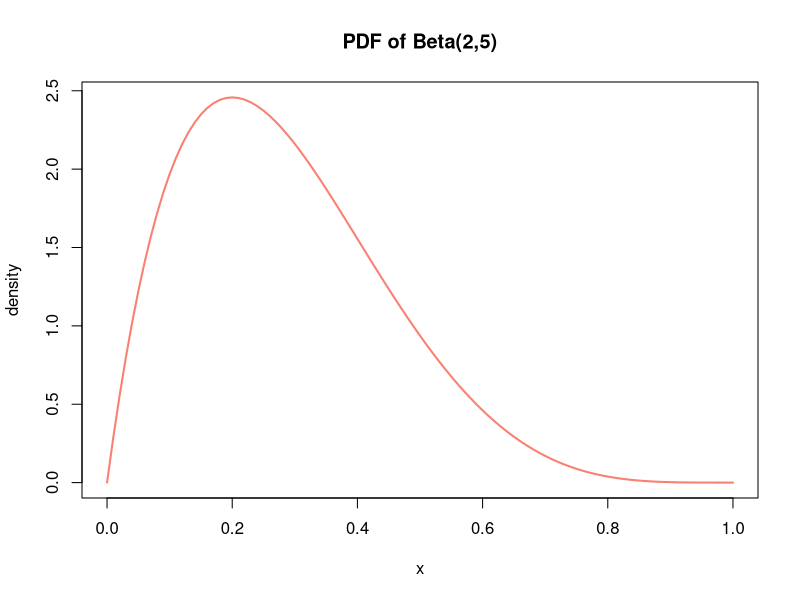

The R script that drew this image: (Note: this script raises an error after producing the figure.)
## ---- chunk 1
knitr::opts_chunk$set(echo = TRUE)

## ---- chunk 2
#plot the density distribution of beta with alfa = 2 and beta = 5
curve(dbeta(x,  2, 5), col = "salmon", xlim = c(0,1), ylab = "density", main="PDF of Beta(2,5)", lwd = 2)
## ---- chunk 3
probab <- function(d, a = 2, b = 5){
  
  #length of the bin
  h = (1/d)
  
  #cumulative sum of h. It's useful because consecutive elements represent    the extremes of integrals to compute each element.
  #for example first integral will be computed between 0 and h
  #second integral will be computed between h and 2h
  h_1 = c(0, rep(h, d))
  h_1 <- cumsum(h_1)
  
  #initialization of the vector of probabilities 
  probi = c(length(d))
  
  for (i in 1:d){
    #actually instead of compute a real integral I exploit cdf function         pbeta and I make the difference between two pbeta computed in two           consecutive h. 
    probi[i] <- pbeta(h_1[i+1],a,b) - pbeta(h_1[i],a,b)
  }
    return(probi)
  }
#I want to make some checks
t <- probab(10^4)

#the sum of the vector of probabilities must be 1
sum(t)

#each element must not be smaller than zero
any(t[t<0])

#I want to see where is located the max 
#0.2 is the x where the density reaches its peak
which.max(t)*(1/10^4)

#I want to see where is the mean of the vector of probabilities
mean(t)
## ---- chunk 4
#number of simulation runs in each simulation
M <- 1

simulation <- function(p, d, n, eps){
  
  #input of the function are:
  #p: the size of the projection,
  #eps: tolerance 
  #n: number of steps
  #d: alphabet size
  
  #initialization of x: it has length d.  
  x <- vector(mode = "integer", length = d)
  
  #raw stream, sampling uniformly from 1 to d 
  D_n <- sample(1:d, n, replace = T, prob = probab(d))
  
  for (i in D_n){
    
    #update sequentially of the frequency vector 
    x[i] <- x[i] + 1 
  }
  
#norm 2 of the frequency vector
  norm_x <- norm(x, type ="2")
  
  #initialize the number of runs that confirm JL lemma
  #counts is the output of the function
  counts <- 0
  
  for (r in 1:M){
    
    #compute matrix L, one for each simulation 
    L <- matrix(rnorm(p*d, 0, sd = sqrt(1/p)), nrow = p, ncol = d)
    
    #initialize the vector y that has dimension p
    y <- vector(mode = "double", length = p)
    
    for (k in 1:n){ #k is the step
      
      #update the vector y adding the corresponding index at k-th step
      y <- y + L[,D_n[k]]
    }
    
    #norm 2 of y
    norm_y <- norm(y, type = "2")
    
    #check the value of the norm of y if it respects JL lemma
    if ((norm_y> (1-eps) * norm_x) & (norm_y < (1+eps) * norm_x)){
    counts <- counts + 1 
    }
  }
  
  #how many times in M simulation norm of y respect the condition
  return (counts)
}

## ---- chunk 5
#Decision of the parameters. 
# nine different simulation
d <- c(10^4, 10^4, 10^5, 10^5, 10^5, 10^5, 10^5, 10^5, 10^5)

n <- c(10^3, 10^3, 10^4, 10^4, 10^4, 10^4, 10^4, 10^4, 10^4)

eps <- c(0.1, 0.2, 0.1, 0.1, 0.1, 0.1, 0.060012, 0.079979, 0.120096)

#we have used the function round because p must be an integer
#if I write 3/eps[5]^2 so 3/0.1^2 it gives me back a warning, I do not know why
p <- c(round(1/eps[1]^2), round(log(54)/eps[2]^2), round(log(4)/eps[3]^2),round(log(10)/eps[4]^2), 300,round(log(n[6])/eps[6]^2), round(3/eps[7]^2), round(3/eps[8]^2), round(3/eps[9]^2))

#put them in a data.frame
parameters <- data.frame("d"= d,"n" = n, "p" = p, "Tolerance" = eps) 
parameters
## ---- chunk 6
#initialization
sim <- c(length = 9)
JL <- c(length = 9)

for (i in 1:9){
  #run the simulation for each of the value of p,d,n and epsilon
  sim[i] <- simulation(p[i], d[i], n[i], eps[i])
  
  #lower bound of JL lemma
  JL[i] <- 1 - exp(-p[i]*eps[i]^2)

}
#in the data.frame I do not put count, but the ratio between count and M
sim_1 <- factor(sim/M) 

#round to avoid too many decimals
JL_1 <- factor(round(JL,5)) 

#put the results of simulation in the data.frame
parameters$Simulation <- sim_1
parameters$JL_Threshold <- JL_1
## ---- chunk 7
#initialize a vector that tells us if simulation confirm or not the the lemma
check <- vector(mode = "character", length = 9)

#check our simulation if greater of the JL lower bound
for(i in 1:9){
  
  if (sim[i]/M >= JL[i]){
    check[i] <- "TRUE"
    
  }else{
    check[i] <- "FALSE"
  }
}
#put the response in data.frame
check <- factor(check)
parameters$Check <- check

parameters
## ---- chunk 8
# label of the bars
x <- seq(9)

#barplot
barplot(sim, col ="purple", xlab="N. of simulation", ylab="N. of runs in which JL lemma is confirmed", main = "Good runs", names.arg = x)
## ---- chunk 9

#plot the lowerbound of JL probability as a function of p
plot(p[3:6], JL[3:6], main="Trend of JL probability as a function of p", xlab= "p:size of the projection", ylab="JL probability", col="salmon", pch = 19)

#xticks
xtick<-seq(100, 1000, by=50)
axis(side=1, at=xtick, labels = T)

#theorical trend
y <- function(x) 1-1/x #due to the choice of p of the order of 1/eps^2
x<-seq(4,54,by=1) #choice of the constant the we have assigned to p 

par(new=TRUE) #admit two plot together
plot(x,y(x), type = "l", col="orchid", lwd = 2, axes = FALSE, xlab="", ylab="")

parameters[3:6,]
## ---- chunk 10
#plot of trend of p as a function of epsilon keeping fixed d,n and JL lower bound
plot(c(eps[5],eps[7:9]), c(p[5], p[7:9]), main="Trend of p as a function of epsilon", xlab= "Tolerance", ylab="p:size of the projection", col= "darkblue", pch = 19)

#plot the theoretical trend 
x<-seq(0.05, 0.15,by=0.01) 
curve(3/x^2, add = T, col="pink", lwd = 2, xlab="", ylab="")

parameters[c(9,5,8,7),]

## ---- chunk 11
#fixed p, always much smaller than d
p = 10^2

#d tends to infinite so I pick high values
d = c(10^4,10^5, 10^6, 10^7)

#initialization
times <- c(length(d))

#just a counter
c = 1
for (i in d){
  
  #starting time
  t1 <- Sys.time()
  
  #compute the matrix
  matrix(rnorm(p*i, 0, sd = sqrt(1/p)), nrow = p, ncol = i)
  
  #compute how long it takes to compute the matrix
  times[c] <- Sys.time()- t1
  
  c = c + 1
}

#using a data.frame to a clean visualization 
performance <- data.frame("d"= d, "Running time" = times)
performance

#Tentative with d = 10^8

#matrix(rnorm(p*10^8, 0, sd = sqrt(1/10^2)), nrow = p, ncol = 10^8)
#print("Errore: memoria 'vector' esaurita (raggiunto il limite?)")
